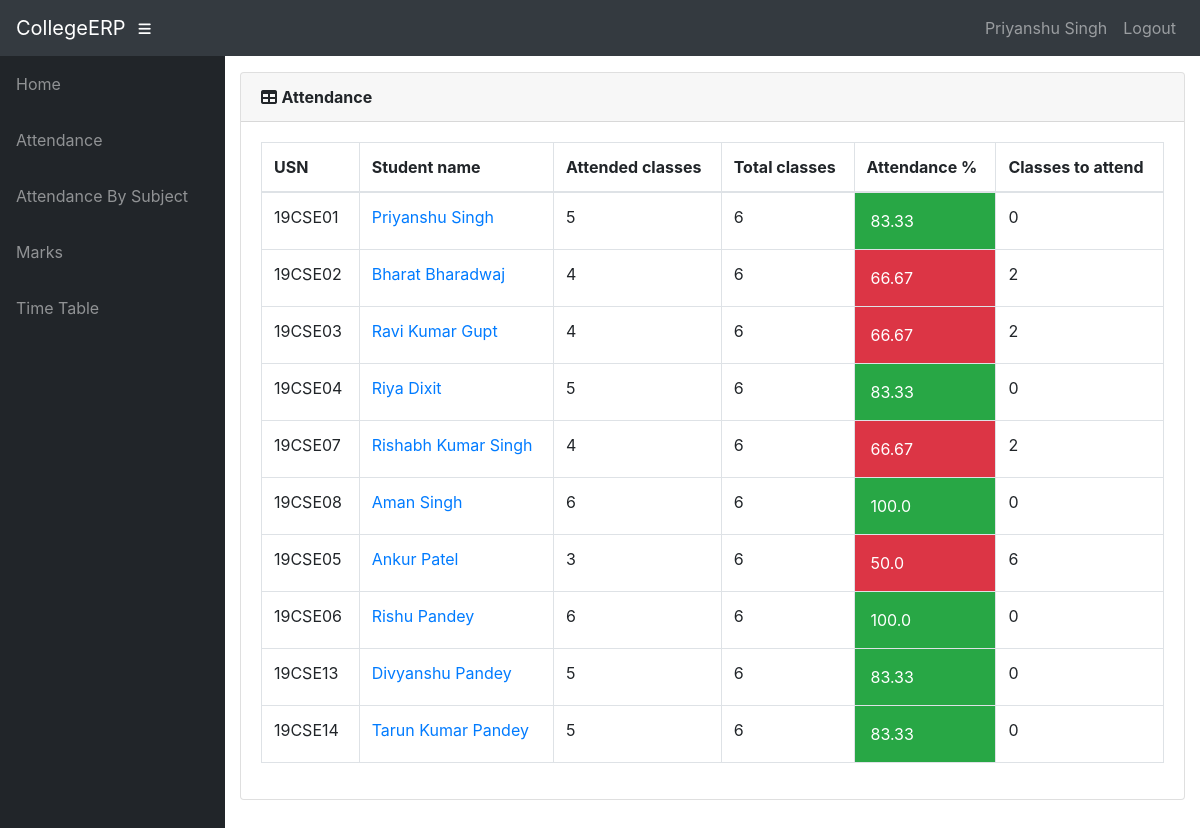
The app's page /teacher/41/Students/attendance/ (signed in) with its own data.
### info/models.py (models this page shows, shortened)
class User(AbstractUser):
    @property
    def is_student(self):
        if hasattr(self, 'student'):
            return True
        return False

class Student(models.Model):
    user = models.OneToOneField(User, on_delete=models.CASCADE, null=True)
    class_id = models.ForeignKey(Class, on_delete=models.CASCADE, default=1)
    USN = models.CharField(primary_key='True', max_length=100)
    name = models.CharField(max_length=200)
    sex = models.CharField(max_length=50, choices=sex_choice, default='Male')
    DOB = models.DateField(default='2023-07-01')
    def __str__(self):
        return self.name

class AttendanceTotal(models.Model):
    course = models.ForeignKey(Course, on_delete=models.CASCADE)
    student = models.ForeignKey(Student, on_delete=models.CASCADE)
    class Meta:
        unique_together = (('student', 'course'),)
    @property
    def att_class(self):
        stud = Student.objects.get(name=self.student)
        cr = Course.objects.get(name=self.course)
        att_class = Attendance.objects.filter(course=cr, student=stud, status='True').count()
        return att_class
    @property
    def total_class(self):
        stud = Student.objects.get(name=self.student)
        cr = Course.objects.get(name=self.course)
        total_class = Attendance.objects.filter(course=cr, student=stud).count()
        return total_class
    @property
    def attendance(self):
        stud = Student.objects.get(name=self.student)
        cr = Course.objects.get(name=self.course)
        total_class = Attendance.objects.filter(course=cr, student=stud).count()
        att_class = Attendance.objects.filter(course=cr, student=stud, status='True').count()
        if total_class == 0:
            attendance = 0
        else:
            attendance = round(att_class / total_class * 100, 2)
        return attendance
    @property
    def classes_to_attend(self):
        stud = Student.objects.get(name=self.student)
        cr = Course.objects.get(name=self.course)
        total_class = Attendance.objects.filter(course=cr, student=stud).count()
        att_class = Attendance.objects.filter(course=cr, student=stud, status='True').count()
        cta = math.ceil((0.75 * total_class - att_class) / 0.25)
        if cta < 0:
            return 0
        return cta

class Course(models.Model):
    dept = models.ForeignKey(Dept, on_delete=models.CASCADE)
    id = models.CharField(primary_key='True', max_length=50)
    name = models.CharField(max_length=50)
    shortname = models.CharField(max_length=50, default='X')
    def __str__(self):
        return self.name

### info/views.py (the view)
@login_required()
def t_student(request, assign_id):
    ass = Assign.objects.get(id=assign_id)
    att_list = []
    for stud in ass.class_id.student_set.all():
        try:
            a = AttendanceTotal.objects.get(student=stud, course=ass.course)
        except AttendanceTotal.DoesNotExist:
            a = AttendanceTotal(student=stud, course=ass.course)
            a.save()
        att_list.append(a)
    return render(request, 'info/t_students.html', {'att_list': att_list})

### info/templates/info/t_students.html
{% extends 'info/base.html' %}
    {% load static %}
    {% block content %}
                  <div class="card mb-3">
            <div class="card-header">
              <i class="fas fa-table"></i>
            <b>Attendance</b></div>
            <div class="card-body">
              <div class="table-responsive">
                <table class="table table-bordered" id="dataTable" width="100%" cellspacing="0">
                  <thead>
                    <tr>
                        <th>USN</th>
                        <th>Student name</th>
                        <th>Attended classes</th>
                        <th>Total classes</th>
                        <th>Attendance %</th>
                        <th>Classes to attend</th>
                    </tr>
                  </thead>
                  <tbody>
                    {% for a in att_list %}
                    <tr>
                        <td>{{ a.student_id }}</td>
                        <td><a href="{% url 't_attendance_detail' a.student.USN a.course_id %}">{{ a.student.name }}</a></td>
                        <td>{{ a.att_class }}</td>
                        <td>{{ a.total_class }}</td>
                        {% if a.attendance < 75 %}
                            <td class="p-3 mb-2 bg-danger text-white">{{ a.attendance }}</td>
                        {% else %}
                            <td class="p-3 mb-2 bg-success text-white">{{ a.attendance }}</td>
                        {% endif %}
                        <td>{{ a.classes_to_attend }}</td>
                    </tr>
                    {% empty %}
                            <p>No students</p>
                    {% endfor %}
                  </tbody>
                </table>
              </div>
            </div>
          </div>
    {% endblock %}

### info/templates/info/base.html (shortened to what this page needs)
<!DOCTYPE html>
<html lang="en">
  <head>
      {% load static %}
    <link href="{% static '/info/bootstrap/vendor/bootstrap/css/bootstrap.min.css' %}" rel="stylesheet">
    <link href="{% static '/info/bootstrap/vendor/fontawesome-free/css/all.min.css' %}" rel="stylesheet" type="text/css">
    <link href="{% static '/info/bootstrap/vendor/datatables/dataTables.bootstrap4.css' %}" rel="stylesheet">
    <link href="{% static '/info/bootstrap/css/sb-admin.css' %}" rel="stylesheet">
  </head>
  <body id="page-top">
    <nav class="navbar navbar-expand navbar-dark bg-dark static-top">
      <a class="navbar-brand mr-1" href="{% url 'index' %}">CollegeERP</a>
      <button class="btn btn-link btn-sm text-white order-1 order-sm-0" id="sidebarToggle" href="#">
        <i class="fas fa-bars"></i>
      </button>
        <div class="collapse navbar-collapse" id="navbarResponsive">
          <ul class="navbar-nav ml-auto">
            <li class="nav-item">
                {% if request.user.is_student %}
                    <a class="nav-link text-capitalize">{{ request.user.student.name }}</a>
                {% elif request.user.is_teacher %}
                    <a class="nav-link text-capitalize">{{ request.user.teacher.name }}</a>
                {% endif %}
            </li>
            <li class="nav-item">
                <a class="nav-link" href="#" data-toggle="modal" data-target="#logoutModal">Logout</a>
            </li>
          </ul>
        </div>
    </nav>
    <div id="wrapper">
      <ul class="sidebar navbar-nav">
            <li class="nav-item">
              <a class="nav-link" href="{% url 'index' %}">
                <span>Home</span>
              </a>
            </li>
        {% if request.user.is_student %}
            <li class="nav-item">
              <a class="nav-link" href="{% url 'attendance' request.user.student.USN %}">
                <span>Attendance</span>
              </a>
            </li>
            <li class="nav-item">
              <a class="nav-link" href="{% url 'attendance' request.user.student.USN %}">
                <span>Attendance By Subject</span>
              </a>
            </li>
            <li class="nav-item">
              <a class="nav-link" href="{% url 'marks_list' request.user.student.USN %}">
                <span>Marks</span>
              </a>
            </li>
              <li class="nav-item">
              <a class="nav-link" href="{% url 'timetable' request.user.student.class_id_id %}">
                <span>Time Table</span>
              </a>
            </li>
        {% endif %}
      </ul>
      <div id="content-wrapper">
        <div class="container-fluid">
            {% block content %}
            {% endblock %}
        </div>
      </div>
    </div>
  </body>
</html>

### records on screen
User: user.student.name "Priyanshu Singh"
AttendanceTotal: student_id "19CSE01", student.name "Priyanshu Singh", att_class "5", total_class "6", attendance "83.33", classes_to_attend "0"
AttendanceTotal: student_id "19CSE02", student.name "Bharat Bharadwaj", att_class "4", total_class "6", attendance "66.67", classes_to_attend "2"
AttendanceTotal: student_id "19CSE03", student.name "Ravi Kumar Gupt", att_class "4", total_class "6", attendance "66.67", classes_to_attend "2"
AttendanceTotal: student_id "19CSE04", student.name "Riya Dixit", att_class "5", total_class "6", attendance "83.33", classes_to_attend "0"
AttendanceTotal: student_id "19CSE07", student.name "Rishabh Kumar Singh", att_class "4", total_class "6", attendance "66.67", classes_to_attend "2"
AttendanceTotal: student_id "19CSE08", student.name "Aman Singh", att_class "6", total_class "6", attendance "100.0", classes_to_attend "0"
AttendanceTotal: student_id "19CSE05", student.name "Ankur Patel", att_class "3", total_class "6", attendance "50.0", classes_to_attend "6"
AttendanceTotal: student_id "19CSE06", student.name "Rishu Pandey", att_class "6", total_class "6", attendance "100.0", classes_to_attend "0"
AttendanceTotal: student_id "19CSE13", student.name "Divyanshu Pandey", att_class "5", total_class "6", attendance "83.33", classes_to_attend "0"
AttendanceTotal: student_id "19CSE14", student.name "Tarun Kumar Pandey", att_class "5", total_class "6", attendance "83.33", classes_to_attend "0"
